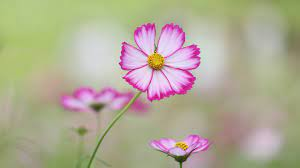
#> input picture 1.jpg, 300 x 168 px
$ jupyter execute merge_two_images.ipynb
#> lines starting #> are read from the running program, lines starting #| are printed output that depends on the picture
[cell 1]
import cv2

[cell 2]
import numpy as np

[cell 3]
pic1=cv2.imread('1.jpg')
#> pic1 is the input picture: shape (168, 300, 3); mean B, G, R 148, 170.9, 176.7

[cell 4]
pic2=cv2.imread('2.jpg')
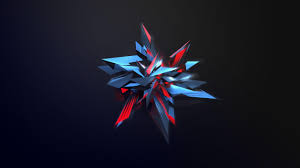
#> input picture 2.jpg, 300 x 168 px
#> pic2 is the input picture: shape (168, 300, 3); mean B, G, R 35.8, 23.2, 22.9

[cell 5]
pic1.shape
#> Out = (168, 300, 3)

[cell 6]
pic=np.hstack((pic1,pic2))
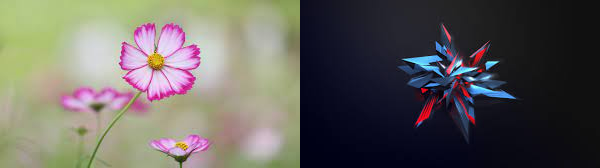
#> pic: shape (168, 600, 3); mean B, G, R 91.9, 97, 99.8

[cell 7]
cv2.imshow('pi5c1',pic)
cv2.waitKey()
cv2.destroyAllWindows()

[cell 8]
cv2.imwrite('merge_image.jpg',pic)
#> Out = True
